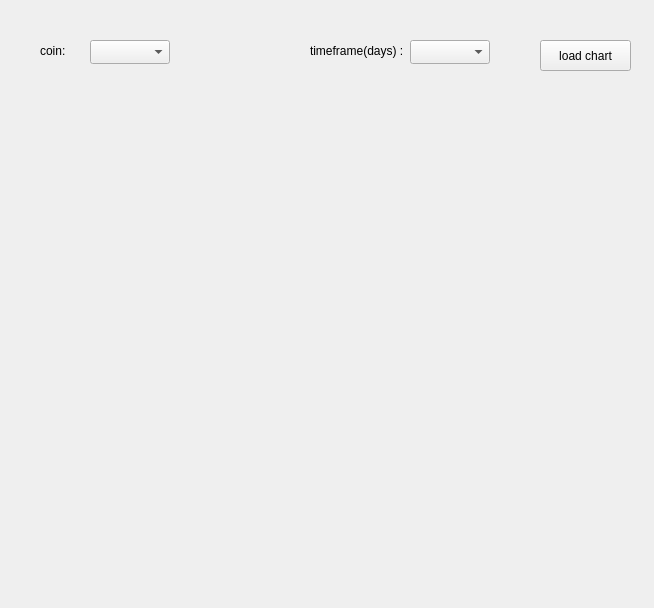
<?xml version="1.0" encoding="UTF-8"?>
<ui version="4.0">
 <class>Form</class>
 <widget class="QWidget" name="Form">
  <property name="geometry">
   <rect>
    <x>0</x>
    <y>0</y>
    <width>654</width>
    <height>608</height>
   </rect>
  </property>
  <property name="windowTitle">
   <string>form</string>
  </property>
  <widget class="QLabel" name="label">
   <property name="geometry">
    <rect>
     <x>40</x>
     <y>30</y>
     <width>91</width>
     <height>41</height>
    </rect>
   </property>
   <property name="text">
    <string>coin: </string>
   </property>
  </widget>
  <widget class="QComboBox" name="comboBox">
   <property name="geometry">
    <rect>
     <x>90</x>
     <y>40</y>
     <width>80</width>
     <height>24</height>
    </rect>
   </property>
  </widget>
  <widget class="QLabel" name="label_2">
   <property name="geometry">
    <rect>
     <x>310</x>
     <y>30</y>
     <width>101</width>
     <height>41</height>
    </rect>
   </property>
   <property name="text">
    <string>timeframe(days) :</string>
   </property>
  </widget>
  <widget class="QComboBox" name="comboBoxs">
   <property name="geometry">
    <rect>
     <x>410</x>
     <y>40</y>
     <width>80</width>
     <height>24</height>
    </rect>
   </property>
  </widget>
  <widget class="QPushButton" name="load_button">
   <property name="geometry">
    <rect>
     <x>540</x>
     <y>40</y>
     <width>91</width>
     <height>31</height>
    </rect>
   </property>
   <property name="text">
    <string>load chart</string>
   </property>
  </widget>
  <widget class="QWidget" name="chartwidget" native="true">
   <property name="geometry">
    <rect>
     <x>40</x>
     <y>130</y>
     <width>591</width>
     <height>421</height>
    </rect>
   </property>
  </widget>
 </widget>
 <resources/>
 <connections/>
</ui>
